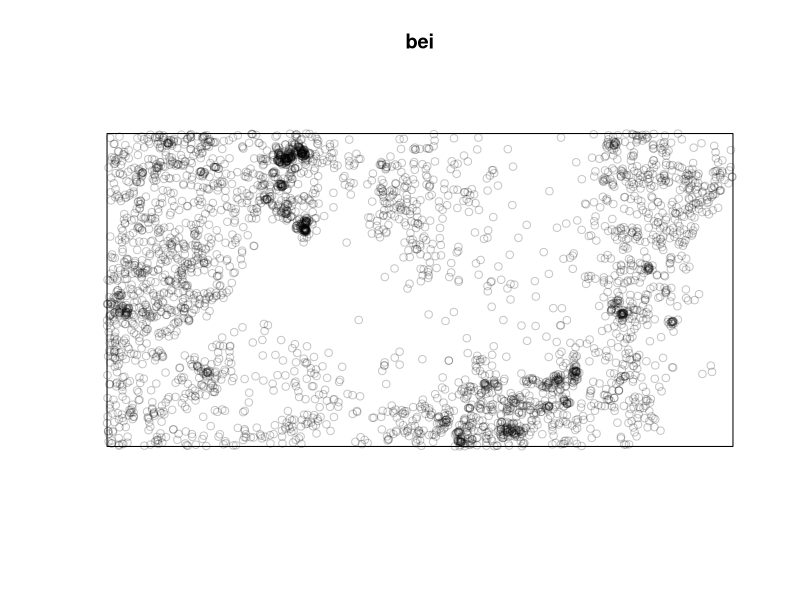
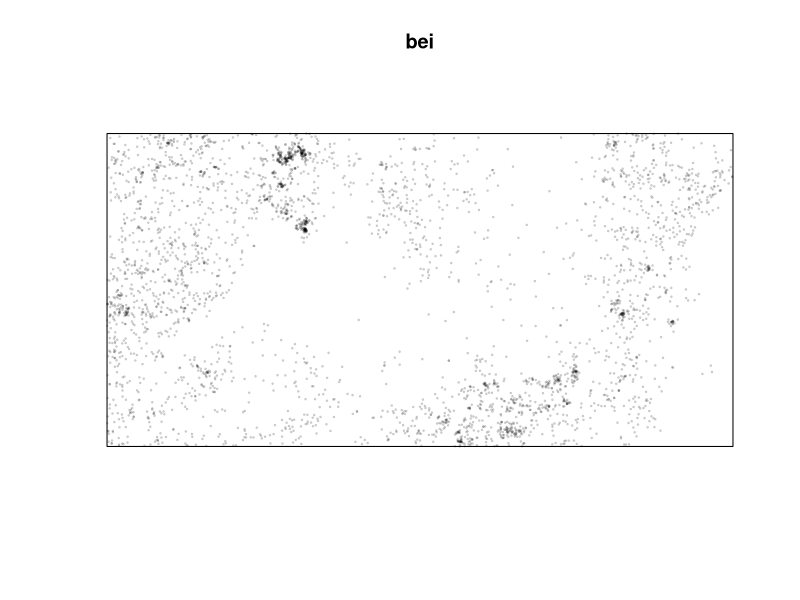
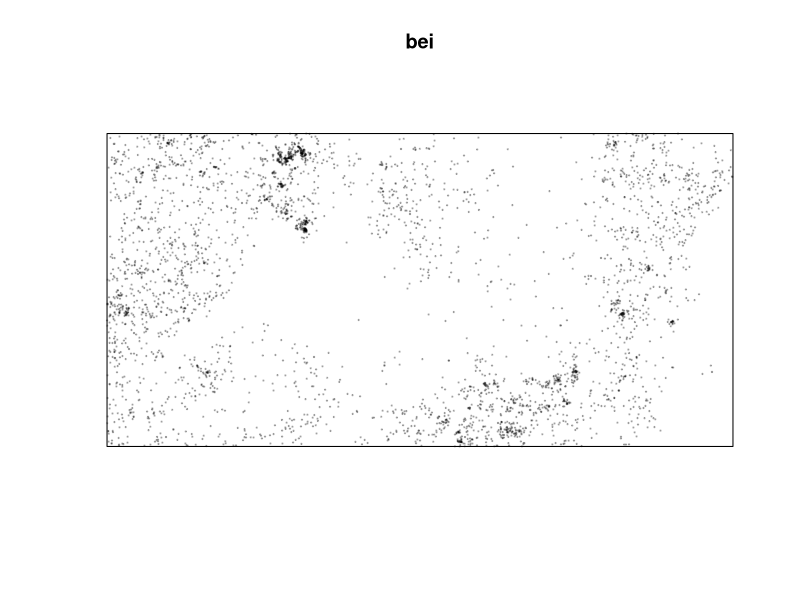
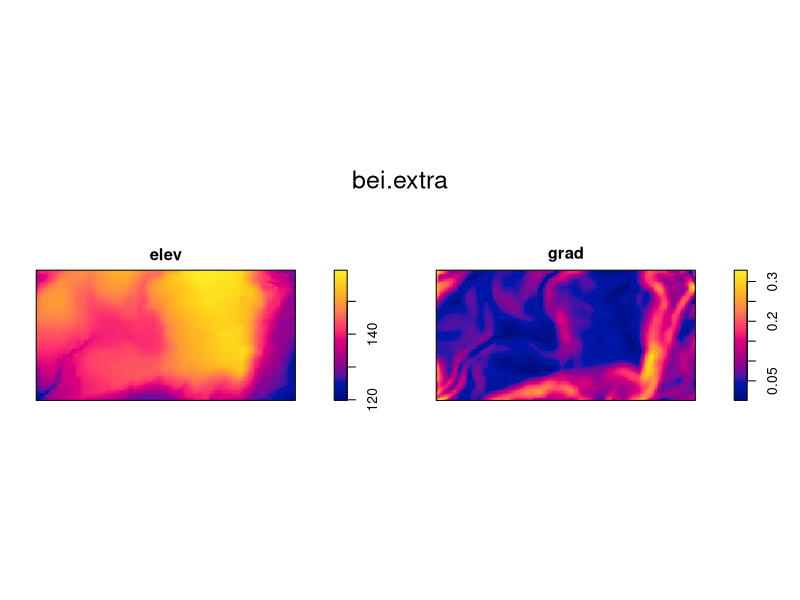
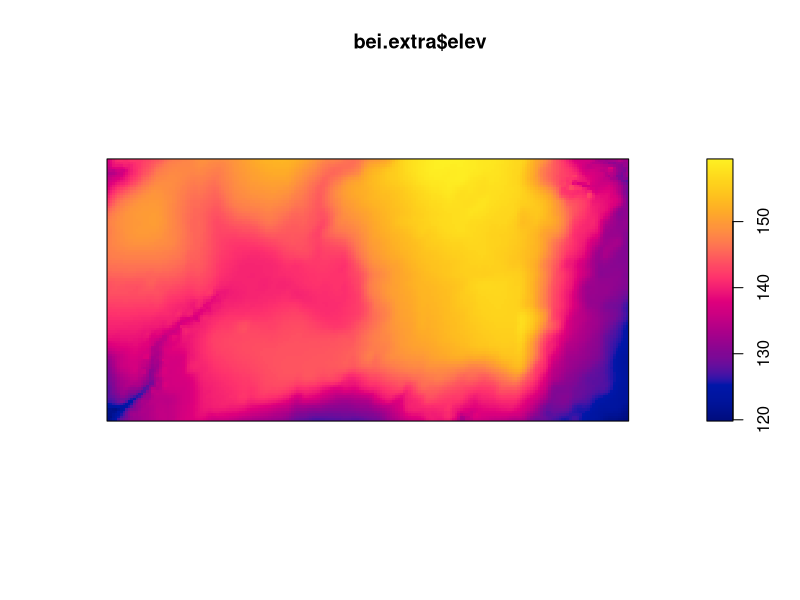
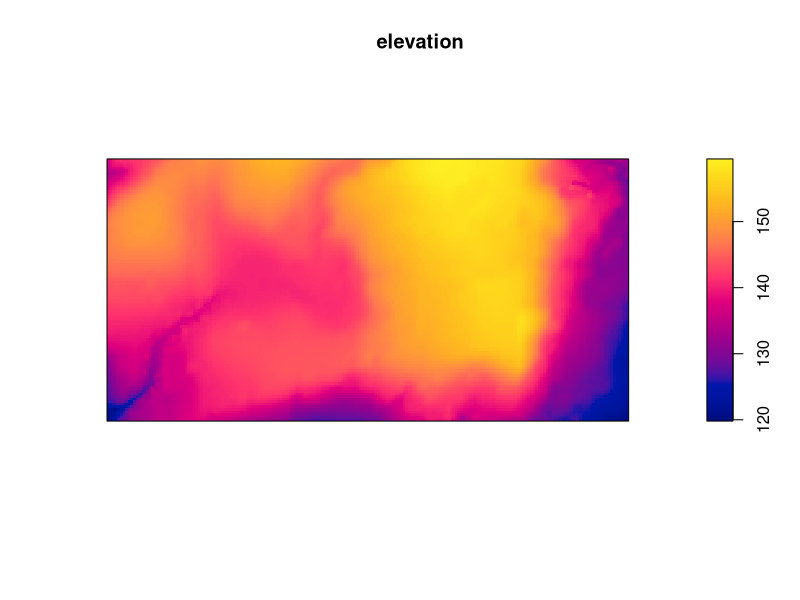
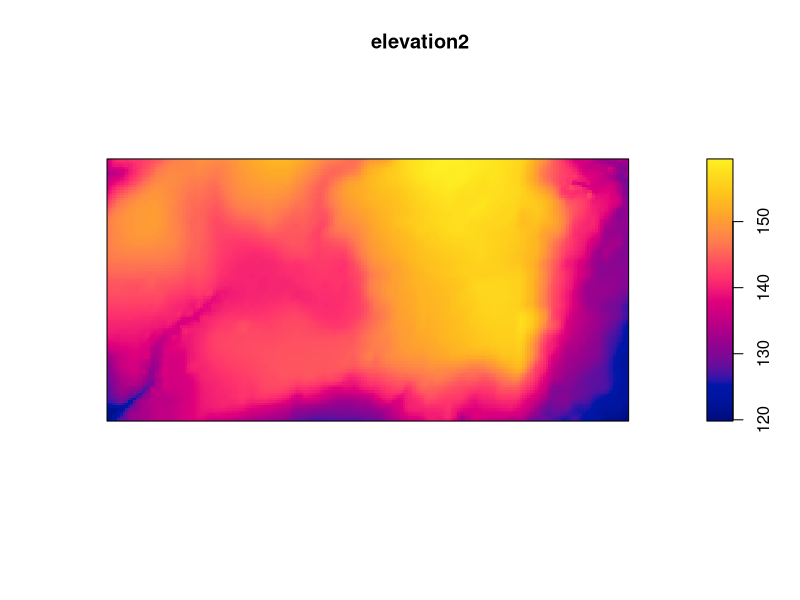
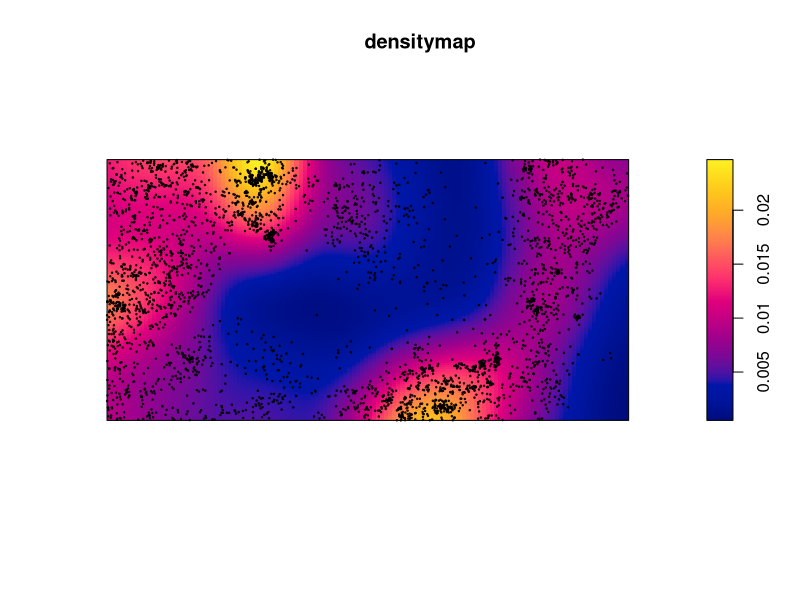

These figures' R source, in order:
# Code related to population ecology

# A package is needed for point pattern analysis
#Install package "spatstat"
install.packages("spatstat")
library(spatstat)

# let's use the bei data:
# data description:
bei

# plotting the data
plot(bei)

# changing dimension - cex
plot(bei, cex=.2)

# changing the symbol - pch
plot(bei, cex=.2, pch=19)

# additional datasets
bei.extra
plot(bei.extra)

# let's use only part of the dataset: elev
plot(bei.extra$elev)
elevation <- bei.extra$elev
plot(elevation)

# second method to select elements
# double brackets are used for raster data
elevation2 <- bei.extra[[1]]
plot(elevation2)

# passing from points to a countinuous surface
densitymap <- density(bei)
plot(densitymap)
points(bei, cex=.2)

########## DAY 2
# Plotting the maps one beside the other, create multiframe
par(mfrow=c(1,2))
plot(elevation2)
plot(densitymap)

# Exercise: make a multiframe with maps one on top of the other
par(mfrow=c(2,1))
plot(elevation2)
plot(densitymap)

# one friend to clear graphs
dev.off()
plot(elevation2)

# Changin colors to maps
cl <- colorRampPalette(c("red", "orange", "yellow"))(3)
plot(densitymap, col=cl)

cl <- colorRampPalette(c("red", "orange", "yellow"))(10)
plot(densitymap, col=cl)
